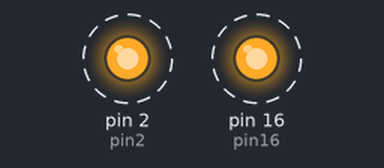
A program run on a simulated MicroPython board. Parts: output pins drawn as LEDs (lit = HIGH). Dashed ring = blinking. WiFi joins after 1.5 s.

Above: at 0.5 s.
Timing chart, 0 to 3.3 s (numbered marks = the images above):
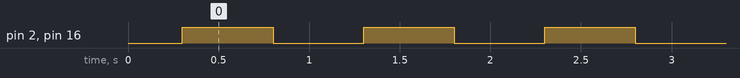

The program:

main.py
```python
import machine
import time


pin16 = machine.Pin(16, machine.Pin.OUT)
pin2 = machine.Pin(2, machine.Pin.OUT)

while True:
    pin16.value(not pin16.value())
    pin2.value(not pin2.value())
    time.sleep(0.5)
```

boot.py
```python
# This file is executed on every boot (including wake-boot from deepsleep)
#import esp
#esp.osdebug(None)
import gc
import time
import network

sta_if = network.WLAN(network.STA_IF)
ap_if = network.WLAN(network.AP_IF)
sta_if.connect('sputnik1', 'Suerte@Munich')
sta_ip = sta_if.ifconfig()[0]
time.sleep_ms(300)
if sta_if.isconnected():
	print("sta_if IP: {} ".format(sta_ip))

#import webrepl
#webrepl.start()
gc.collect()
```

Measured:
- by itself, pin 2 (pin2), pin 16 (pin16): alternates HIGH for 0.50 s and LOW for 0.50 s
